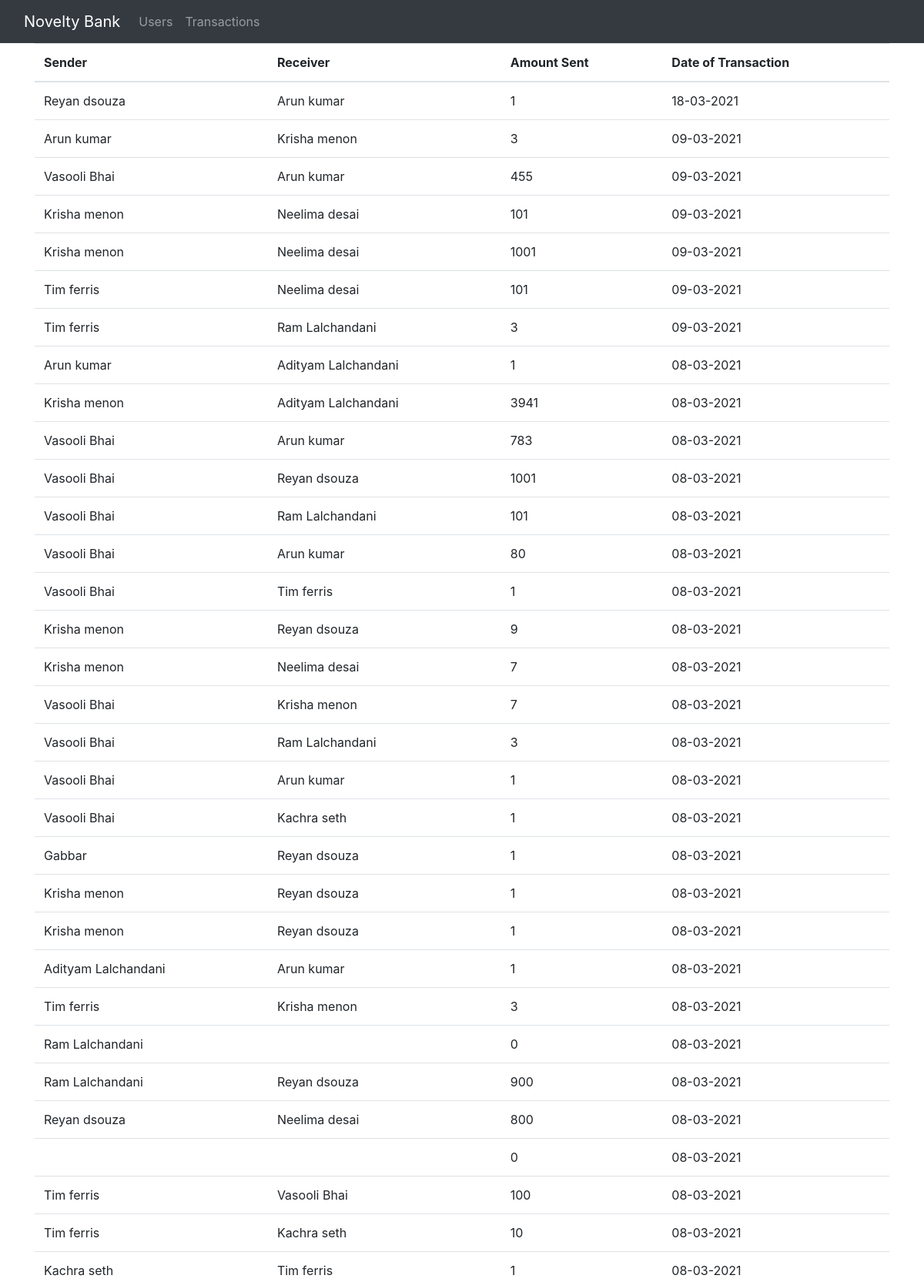
Screenshot of /transactions.php (upper part) with the database file from the repository.
### tables this page shows
CREATE TABLE `transactions` (
  `Sno` int(4) NOT NULL,
  `Sender` varchar(30) NOT NULL,
  `Receiver` varchar(30) NOT NULL,
  `Money` int(5) NOT NULL,
  `Date` datetime NOT NULL DEFAULT current_timestamp()
);

### transactions.php (the view, shortened to what this page needs)
<!doctype html>
<html lang="en">
  <head>
    <link rel="stylesheet" href="https://cdn.jsdelivr.net/npm/bootstrap@4.5.3/dist/css/bootstrap.min.css">
  </head>
  <body>
    <?php require 'common_files/_nav.php'; ?>
  </body>
</html>
<?php
    require 'common_files/_dbconnect.php';
    $sql1 = "select * from transactions ORDER BY date DESC";
    $sql_execute = mysqli_query($con, $sql1);
    echo "<div class='container'>
    <table class='table table-hover'>
    <thead>
      <tr>
        <th scope='col'>Sender</th>
        <th scope='col'>Receiver</th>
        <th scope='col'>Amount Sent</th>
        <th scope='col'>Date of Transaction</th>
      </tr>
    </thead>
    <tbody>";
    while($row=mysqli_fetch_assoc($sql_execute)){
      echo "<tr>";
      echo "<td>" . $row['Sender'] . "</td>";
      echo "<td>" . $row['Receiver'] . "</td>";
      echo "<td>" . $row['Money'] . "</td>";
      $date_time = $row['Date'];
      $only_date = date("d-m-Y",strtotime($date_time));
      echo "<td>" . $only_date . "</td>";
      echo "</tr>";
    }
    echo "</tbody>
    </table>";
?>

### rows the page displays
transactions: Sender "Reyan dsouza", Receiver "Arun kumar", Money "1", Date "18-03-2021"
transactions: Sender "Arun kumar", Receiver "Krisha menon", Money "3", Date "09-03-2021"
transactions: Sender "Vasooli Bhai", Receiver "Arun kumar", Money "455", Date "09-03-2021"
transactions: Sender "Krisha menon", Receiver "Neelima desai", Money "101", Date "09-03-2021"
transactions: Sender "Krisha menon", Receiver "Neelima desai", Money "1001", Date "09-03-2021"
transactions: Sender "Tim ferris", Receiver "Neelima desai", Money "101", Date "09-03-2021"
transactions: Sender "Tim ferris", Receiver "Ram Lalchandani", Money "3", Date "09-03-2021"
transactions: Sender "Arun kumar", Receiver "Adityam Lalchandani", Money "1", Date "08-03-2021"
transactions: Sender "Krisha menon", Receiver "Adityam Lalchandani", Money "3941", Date "08-03-2021"
transactions: Sender "Vasooli Bhai", Receiver "Arun kumar", Money "783", Date "08-03-2021"
transactions: Sender "Vasooli Bhai", Receiver "Reyan dsouza", Money "1001", Date "08-03-2021"
transactions: Sender "Vasooli Bhai", Receiver "Ram Lalchandani", Money "101", Date "08-03-2021"
transactions: Sender "Vasooli Bhai", Receiver "Arun kumar", Money "80", Date "08-03-2021"
transactions: Sender "Vasooli Bhai", Receiver "Tim ferris", Money "1", Date "08-03-2021"
transactions: Sender "Krisha menon", Receiver "Reyan dsouza", Money "9", Date "08-03-2021"
transactions: Sender "Krisha menon", Receiver "Neelima desai", Money "7", Date "08-03-2021"
transactions: Sender "Vasooli Bhai", Receiver "Krisha menon", Money "7", Date "08-03-2021"
transactions: Sender "Vasooli Bhai", Receiver "Ram Lalchandani", Money "3", Date "08-03-2021"
transactions: Sender "Vasooli Bhai", Receiver "Arun kumar", Money "1", Date "08-03-2021"
transactions: Sender "Vasooli Bhai", Receiver "Kachra seth", Money "1", Date "08-03-2021"
transactions: Sender "Gabbar", Receiver "Reyan dsouza", Money "1", Date "08-03-2021"
transactions: Sender "Krisha menon", Receiver "Reyan dsouza", Money "1", Date "08-03-2021"
transactions: Sender "Krisha menon", Receiver "Reyan dsouza", Money "1", Date "08-03-2021"
transactions: Sender "Adityam Lalchandani", Receiver "Arun kumar", Money "1", Date "08-03-2021"
transactions: Sender "Tim ferris", Receiver "Krisha menon", Money "3", Date "08-03-2021"
transactions: Sender "Ram Lalchandani", Money "0", Date "08-03-2021"
transactions: Sender "Ram Lalchandani", Receiver "Reyan dsouza", Money "900", Date "08-03-2021"
transactions: Sender "Reyan dsouza", Receiver "Neelima desai", Money "800", Date "08-03-2021"
transactions: Money "0", Date "08-03-2021"
transactions: Sender "Tim ferris", Receiver "Vasooli Bhai", Money "100", Date "08-03-2021"
transactions: Sender "Tim ferris", Receiver "Kachra seth", Money "10", Date "08-03-2021"
transactions: Sender "Kachra seth", Receiver "Tim ferris", Money "1", Date "08-03-2021"
